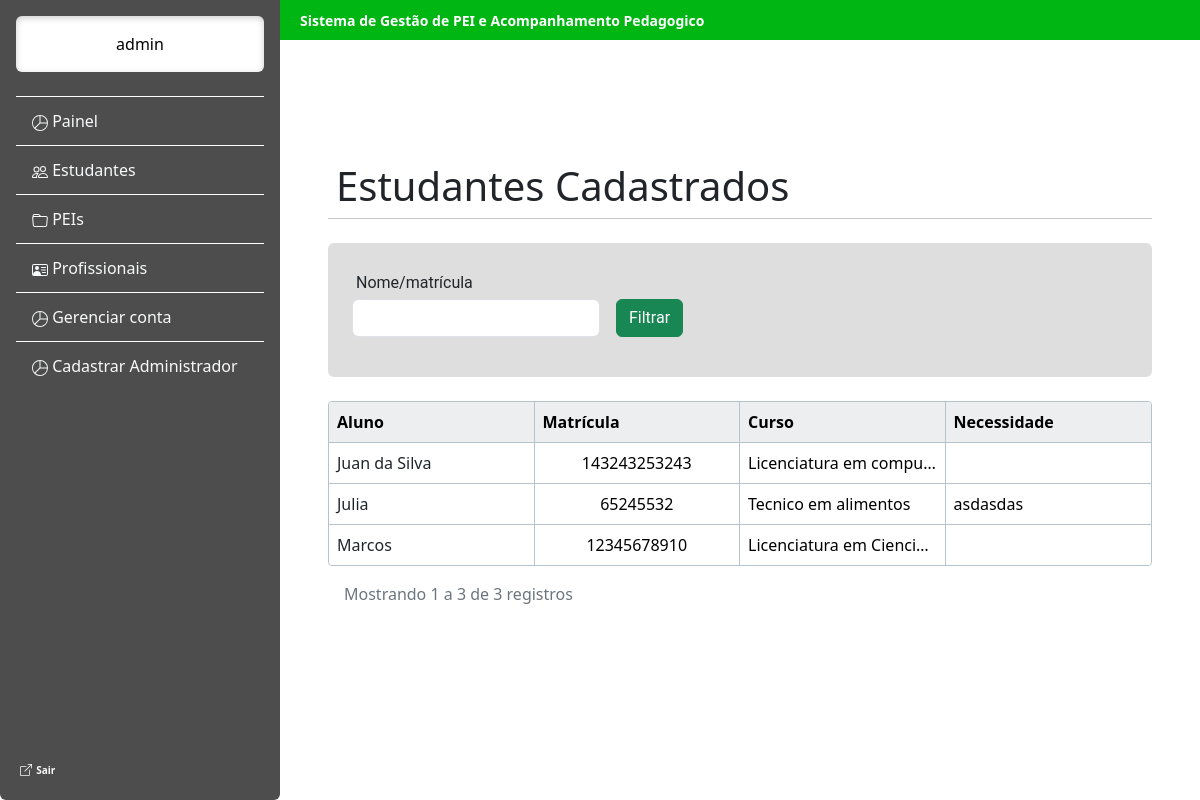
Screenshot of /estudante/estudante_cadastrado/ (signed in) with the database file from the repository.
### estudante/models.py (models this page shows, shortened)
class Usuario(AbstractUser):
    cpf = models.CharField(max_length=255, unique=True)

class Estudante(models.Model):
    cpf = models.CharField(max_length=255, unique=True)
    matricula = models.CharField(max_length=255, primary_key=True)
    nome = models.CharField(max_length=255)
    data_de_nascimento = models.DateField()
    curso = models.CharField(max_length=255)
    periodo = models.IntegerField()
    turma = models.CharField(max_length=255)
    ingresso = models.DateField()
    nota = models.FloatField()
    telefone = models.CharField(max_length=255)
    email = models.EmailField(unique=True)
    pai = models.CharField(max_length=255)
    mae = models.CharField(max_length=255)
    telefone_responsavel = models.CharField(max_length=255)
    email_responsavel = models.CharField(max_length=255)

class Diagnostico(models.Model):
    laudo = models.CharField(max_length=255)
    texto = models.TextField()
    ano_diagnostico = models.IntegerField()
    atendimento_fora_da_escola = models.CharField()
    texto_atendimento = models.TextField()
    estudante = models.OneToOneField(Estudante,on_delete=models.CASCADE)

### estudante/views.py (the view)
# urls.py: path("estudante_cadastrado/", views.estudante_cadastrado, name="estudante_cadastrado"),
@login_required(login_url="login1")
def estudante_cadastrado(request):
    estudantes = Estudante.objects.all().order_by("nome")
    filtro = request.GET.get("filtro", "").strip()
    if filtro:
        estudantes = estudantes.filter(Q(nome__icontains=filtro) | Q(matricula__icontains=filtro))
    paginas = Paginator(estudantes,
                        9)  # isso aqui faz a divisão da quantidade de estudantes em tabelas de 9 em 9, ou menos
    pagina = request.GET.get(
        "page")  # isso aqui é para saber qual paginas entre, as divisões feitas, foi pedida pelo user
    estudantes = paginas.get_page(pagina)  # coloca os estudantes divididos na variavel estudante
    estudante_selecionado = None
    matricula = request.GET.get("estudante")
    if matricula:
        estudante_selecionado = Estudante.objects.get(matricula=matricula)
    dicionario = {"estudantes": estudantes, "estudante_selecionado": estudante_selecionado, "filtro": filtro}
    return render(request, "estudantes_cadastrados.html", dicionario)

### estudante/templates/estudantes_cadastrados.html (shortened to what this page needs)
<!doctype html>
<html lang="pt-BR">
<head>
    <link href="https://cdn.jsdelivr.net/npm/bootstrap@5.3.8/dist/css/bootstrap.min.css" rel="stylesheet">
</head>
<body class="d-flex justify-content-center align-items-center min-vh-100">
    {% include 'barra_lateral.html' %}
    <main class="flex-grow-1 p-5">
        <div class="topbar fw-bold" style=" background-color: #00B612; color: #ffffff; font-size: 14px;">
            Sistema de Gestão de PEI e Acompanhamento Pedagogico
        </div>
        <div class="display-6 p-2">
            Estudantes Cadastrados
        </div>
        <hr class="w-100  m-0 p-0 border-dark">
        <br>
    <form method="get" class="bg-cinza w-100 p-4 rounded">
        <div class="p-1">Nome/matrícula</div>
        <div class="row g-3 mb-3">
            <div class="col-md-4"><input name="filtro" value="{{ filtro }}"  class="form-control"></div>
            <div class="col-md-3"><button type="submit" class="btn btn-success">Filtrar</button></div>
        </div>
    </form>
        <br>
        <table class="table w-100 mb-0 tabela-customizada">
            <thead>
                <tr>
                    <th class="p-2">Aluno</th>
                    <th class="p-2">Matrícula</th>
                    <th class="p-2">Curso</th>
                    <th class="p-2">Necessidade</th>
                </tr>
            </thead>
            <tbody>
             {% if estudantes %}
                {% for estudante in estudantes %}
                <tr>
                    <td class="p-2"><a href="{% url 'estudante_cadastrado' %}?page={{ estudantes.number }}&estudante={{ estudante.matricula }}&filtro={{ filtro }}" class="link-dark text-decoration-none">
                                        {{ estudante.nome }}
                                    </a></td>
                    <td class="text-center p-2">{{ estudante.matricula }}</td>
                    <td class="p-2">{{ estudante.curso }}</td>
                    <td class="p-2">{{ estudante.diagnostico.texto}}</td>
                </tr>
                {% endfor %}
            {% else %}
                 <tr>
                    <td>
                    Nenhum estudante encontrado
                    </td>
                 </tr>
            {% endif %}
            </tbody>
        </table>
        <div class="d-flex justify-content-between align-items-center p-3">
            <div class="text-secondary">
                Mostrando {{estudantes.start_index}} a {{estudantes.end_index}} de {{ estudantes.paginator.count }} registros
            </div>
        </div>
        <br>
    </main>
</body>
</html>

### estudante/templates/barra_lateral.html (shortened to what this page needs)
<!DOCTYPE html>
<html lang="pt-BR">
<head>
    <link href="https://cdn.jsdelivr.net/npm/bootstrap@5.3.8/dist/css/bootstrap.min.css" rel="stylesheet">
</head>
<body>
    <div class="barra-lateral d-flex flex-column flex-shrink-0 p-3 vh-100 rounded-bottom">
        <a class="nav-link text-center text-black rounded bg-white p-3" style="box-shadow: inset 0 2px 6px rgba(0,0,0,0.2);" > {{ request.user.first_name }} </a>
        <br>
        <ul class="barra-lateral-link nav nav-pills flex-column mb-auto">
            <li class="nav-item">
                <a href="/estudante/painel_administrador/#" class="nav-link link-light" aria-current="page">
                    <svg xmlns="http://www.w3.org/2000/svg" width="16" height="16" fill="currentColor" class="bi bi-pie-chart" viewBox="0 0 16 16">
                      <path d="M7.5 1.018a7 7 0 0 0-4.79 11.566L7.5 7.793zm1 0V7.5h6.482A7 7 0 0 0 8.5 1.018M14.982 8.5H8.207l-4.79 4.79A7 7 0 0 0 14.982 8.5M0 8a8 8 0 1 1 16 0A8 8 0 0 1 0 8"/>
                    </svg>
                    Painel
                </a>
            </li>
            <li>
                <a href="/estudante/gerenciar_estudante/#" class="nav-link link-light">
                    Estudantes
                </a>
            </li>
            <li>
                <a href="/estudante/gerenciar_pei/#" class="nav-link link-light">
                    PEIs
                </a>
            </li>
            <li>
                <a href="/estudante/gerenciar_funcionario/#" class="nav-link link-light">
                    Profissionais
                </a>
            </li>
            <li class="nav-item">
                <a href="{% url 'gerenciar_conta' %}" class="nav-link link-light" aria-current="page">
                    <svg xmlns="http://www.w3.org/2000/svg" width="16" height="16" fill="currentColor" class="bi bi-pie-chart" viewBox="0 0 16 16">
                      <path d="M7.5 1.018a7 7 0 0 0-4.79 11.566L7.5 7.793zm1 0V7.5h6.482A7 7 0 0 0 8.5 1.018M14.982 8.5H8.207l-4.79 4.79A7 7 0 0 0 14.982 8.5M0 8a8 8 0 1 1 16 0A8 8 0 0 1 0 8"/>
                    </svg>
                    Gerenciar conta
                </a>
            </li>
            <li class="nav-item">
                <a href="{% url 'cadastro_sistema' %}" class="nav-link link-light" aria-current="page">
                    <svg xmlns="http://www.w3.org/2000/svg" width="16" height="16" fill="currentColor" class="bi bi-pie-chart" viewBox="0 0 16 16">
                      <path d="M7.5 1.018a7 7 0 0 0-4.79 11.566L7.5 7.793zm1 0V7.5h6.482A7 7 0 0 0 8.5 1.018M14.982 8.5H8.207l-4.79 4.79A7 7 0 0 0 14.982 8.5M0 8a8 8 0 1 1 16 0A8 8 0 0 1 0 8"/>
                    </svg>
                    Cadastrar Administrador
                </a>
            </li>
        </ul>
        <div class="mt-auto">
            <a href="{% url 'sair' %}" class="nav-link link-light p-1">
                <strong class="txt-ot"> Sair </strong>
            </a>
        </div>
    </div>
</body>
</html>

### estudante/templates/barra_lateral.html (style rules this page uses)
.txt-ot { font-size: 10px; }
main { margin-left: 280px; padding: 20px; }
.barra-lateral { position: fixed; top: 0; left: 0; width: 280px; height: 100vh; background-color: #4D4D4D; color: white; }
.barra-lateral-link .nav-link { color: white; border-top: 1px solid white; border-radius: 0; padding: 12px 16px; }
.topbar { position: fixed; top: 0; left: 280px; right: 0; height: 40px; background: #00B612; color: white; display: flex; align-items: center; padding: 0 20px; z-index: 1000; }
.tabela-customizada { width:100%; table-layout:fixed; border-collapse:separate; border-spacing:0; border: 1px solid #B6C3CA; border-radius:4px; }
.tabela-customizada td, .tabela-customizada th { border-right: 1px solid #B6C3CA; vertical-align:middle; white-space:nowrap; overflow:hidden; text-overflow:ellipsis; }
.tabela-customizada thead th { background:#ECEEEF; border-right: 1px solid #B6C3CA; border-bottom: 1px solid #B6C3CA; font-weight:600; }
.tabela-customizada thead th:first-child { border-top-left-radius:4px; }
.tabela-customizada thead th:last-child { border-top-right-radius:4px; }
.tabela-customizada tbody tr:last-child td:first-child { border-bottom-left-radius:4px; }
.tabela-customizada tbody tr:last-child td:last-child { border-bottom-right-radius:4px; }
.tabela-customizada th:last-child, .tabela-customizada td:last-child { border-right: none; }
.tabela-customizada tbody tr:last-child td { border-bottom: none; }
.bg-cinza { background-color: #DEDEDE; font-family: 'Roboto', sans-serif; }

### rows the page displays
Usuario: user.first_name "admin"
Estudante: nome "Juan da Silva", matricula "143243253243", curso "Licenciatura em compu…"
Estudante: nome "Julia", matricula "65245532", curso "Tecnico em alimentos", diagnostico.texto "asdasdas"
Estudante: nome "Marcos", matricula "12345678910", curso "Licenciatura em Cienci…"

### other values shown
{{ estudantes.start_index }} "1"
{{ estudantes.end_index }} "3"
{{ estudantes.paginator.count }} "3"
